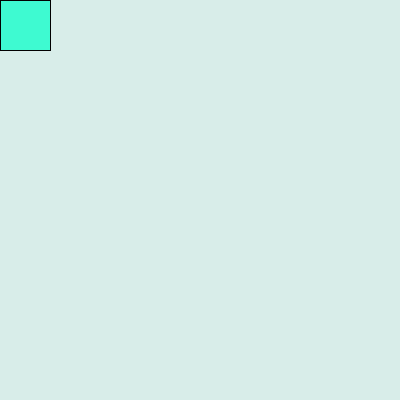
Frame 1 (no input)
Frame 60 (the mouse pressed at the canvas centre just before this capture): identical to frame 1, image omitted
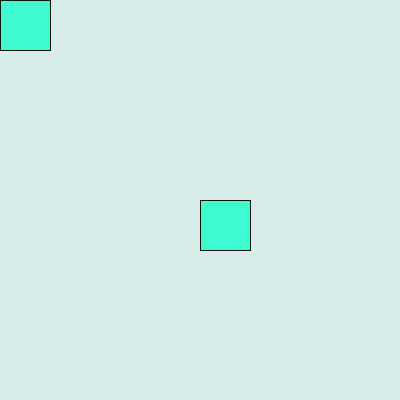
Frame 120 (the mouse held since frame 60 and released just before this capture)

The Processing sketch that drew these frames (run headless with seeded random() and noise(); from frame 60 on, the mouse is pressed at the canvas centre):

// Processing sketch: processing_170755
// ── processing_170755.pde

void setup() {
  size(400,400);
  background(216,237,233);
  fill(62,250,209);
  
}
void draw() {
  rect(mouseX,mouseY,50,50);
}
void keyPressed(){
background(255);//only the space button
}
